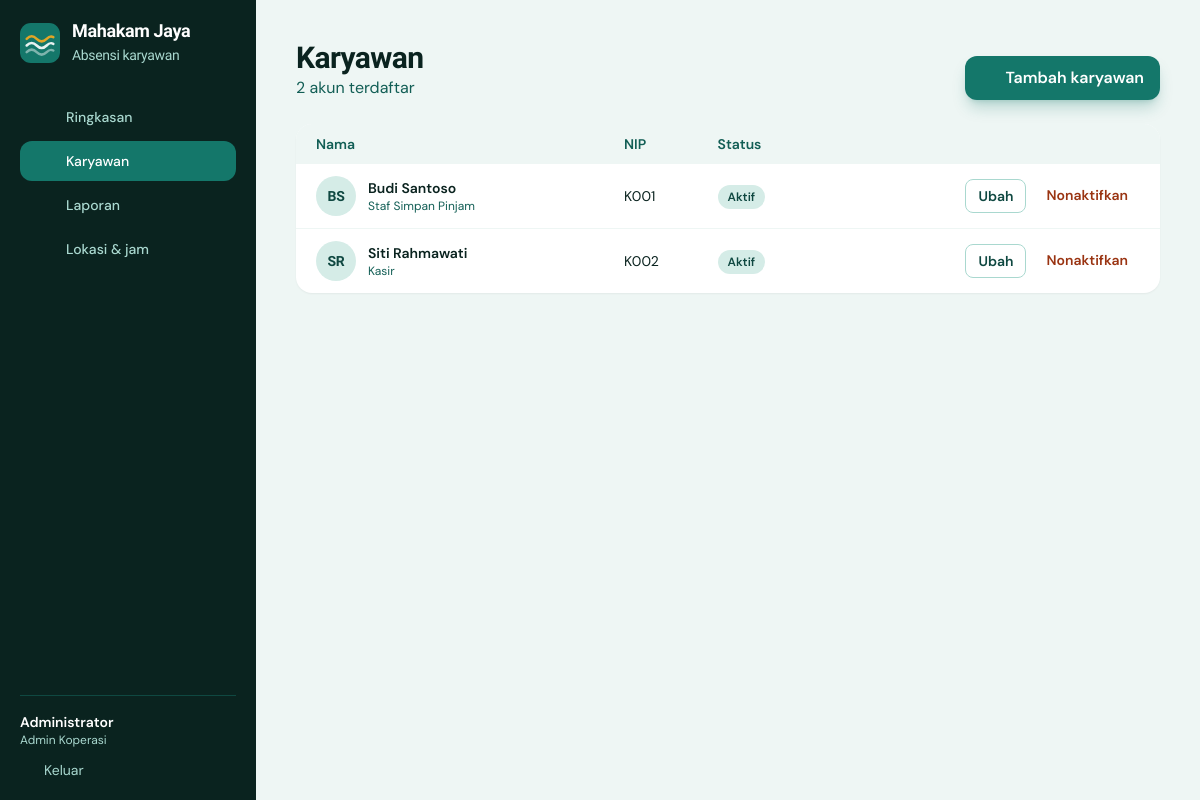
The page /admin/karyawan.php (signed in) on the database its author committed.
### tables this page shows
CREATE TABLE IF NOT EXISTS users (
  id INT UNSIGNED AUTO_INCREMENT PRIMARY KEY,
  nip VARCHAR(30) NOT NULL UNIQUE,
  nama VARCHAR(100) NOT NULL,
  jabatan VARCHAR(80) NOT NULL DEFAULT 'Staf',
  role ENUM('admin','karyawan') NOT NULL DEFAULT 'karyawan',
  password VARCHAR(255) NOT NULL,
  aktif TINYINT(1) NOT NULL DEFAULT 1,
  created_at TIMESTAMP NOT NULL DEFAULT CURRENT_TIMESTAMP
);

### admin/karyawan.php (the view, shortened to what this page needs)
<?php
require __DIR__ . '/../config/app.php';
$adm = require_login('admin');
$pdo = db();
$title = 'Karyawan'; $active = 'karyawan';
require __DIR__ . '/../includes/admin_top.php';
$rows = $pdo->query("SELECT * FROM users WHERE role='karyawan' ORDER BY aktif DESC, nama")->fetchAll();
?>
<div class="mb-6 flex flex-wrap items-end justify-between gap-3">
  <div>
    <h1 class="font-display text-3xl font-bold">Karyawan</h1>
    <p class="text-river-700"><?= count($rows) ?> akun terdaftar</p>
  </div>
  <button type="button" onclick="openForm()" class="inline-flex items-center gap-2 rounded-xl bg-river-600 px-4 py-2.5 font-semibold text-white shadow-lg shadow-river-600/25 hover:bg-river-700"><?= icon('plus', 'w-4 h-4') ?>Tambah karyawan</button>
</div>
<section class="overflow-hidden rounded-2xl bg-white shadow-sm">
  <?php if (!$rows): ?>
    <p class="p-8 text-center text-river-700">Belum ada karyawan. Tambahkan yang pertama.</p>
  <?php else: ?>
  <div class="overflow-x-auto">
    <table class="w-full text-left text-sm">
      <thead class="bg-river-50 text-river-700"><tr>
        <th class="px-5 py-2.5 font-semibold">Nama</th><th class="px-3 py-2.5 font-semibold">NIP</th><th class="px-3 py-2.5 font-semibold">Status</th><th class="px-5 py-2.5"></th>
      </tr></thead>
      <tbody class="divide-y divide-river-50">
      <?php foreach ($rows as $r): ?>
        <tr class="<?= $r['aktif'] ? '' : 'opacity-60' ?>">
          <td class="px-5 py-3">
            <div class="flex items-center gap-3">
              <span class="flex h-10 w-10 items-center justify-center rounded-full bg-river-100 font-display font-bold text-river-800"><?= e(inisial($r['nama'])) ?></span>
              <div><div class="font-semibold"><?= e($r['nama']) ?></div><div class="text-xs text-river-700"><?= e($r['jabatan']) ?></div></div>
            </div>
          </td>
          <td class="px-3 py-3 tabnum"><?= e($r['nip']) ?></td>
          <td class="px-3 py-3"><?= $r['aktif'] ? '<span class="rounded-full bg-river-100 px-2.5 py-1 text-xs font-semibold text-river-800">Aktif</span>' : '<span class="rounded-full bg-gray-100 px-2.5 py-1 text-xs font-semibold text-gray-600">Nonaktif</span>' ?></td>
          <td class="px-5 py-3">
            <div class="flex justify-end gap-2">
              <button type="button" class="rounded-lg border border-river-200 px-3 py-1.5 text-sm font-semibold text-river-800 hover:bg-river-50"
                      onclick='openForm(<?= json_encode(["id" => (int)$r["id"], "nip" => $r["nip"], "nama" => $r["nama"], "jabatan" => $r["jabatan"]], JSON_HEX_APOS | JSON_HEX_TAG | JSON_HEX_AMP | JSON_HEX_QUOT) ?>)'>Ubah</button>
              <form method="post" onsubmit="return confirm('<?= $r['aktif'] ? 'Nonaktifkan' : 'Aktifkan' ?> akun ini?')">
                <button class="rounded-lg px-3 py-1.5 text-sm font-semibold <?= $r['aktif'] ? 'text-clay-700 hover:bg-clay-50' : 'text-river-700 hover:bg-river-50' ?>"><?= $r['aktif'] ? 'Nonaktifkan' : 'Aktifkan' ?></button>
              </form>
            </div>
          </td>
        </tr>
      <?php endforeach; ?>
      </tbody>
    </table>
  </div>
  <?php endif; ?>
</section>
<?php require __DIR__ . '/../includes/admin_bottom.php'; ?>

### includes/head.php (shortened to what this page needs)
<!DOCTYPE html>
<html lang="id" class="h-full">
<head>
  <script src="https://cdn.tailwindcss.com"></script>
</head>

### includes/admin_top.php (shortened to what this page needs)
<?php
$adm = require_login('admin');
require __DIR__ . '/head.php';
$nav = [
    'index'      => ['Ringkasan', 'home', 'admin/index.php'],
    'karyawan'   => ['Karyawan', 'users', 'admin/karyawan.php'],
    'laporan'    => ['Laporan', 'file', 'admin/laporan.php'],
    'pengaturan' => ['Lokasi & jam', 'pin', 'admin/pengaturan.php'],
];
?>
<body class="min-h-full bg-river-50 text-river-950">
<div class="lg:flex min-h-screen">
  <aside class="hidden lg:flex lg:w-64 shrink-0 flex-col bg-river-950 text-river-100 p-5 sticky top-0 h-screen">
    <a href="<?= url('admin/index.php') ?>" class="flex items-center gap-3 mb-8">
      <?= logo_mark('w-10 h-10') ?>
      <span class="font-display text-lg font-bold leading-tight text-white">Mahakam Jaya<br><span class="text-sm font-medium text-river-200">Absensi karyawan</span></span>
    </a>
    <nav class="space-y-1 flex-1">
      <?php foreach ($nav as $k => [$label, $ic, $href]): ?>
        <a href="<?= url($href) ?>" class="flex items-center gap-3 rounded-xl px-3.5 py-2.5 text-sm font-medium transition <?= $active === $k ? 'bg-river-600 text-white' : 'text-river-200 hover:bg-river-900 hover:text-white' ?>">
          <?= icon($ic) ?><?= e($label) ?>
        </a>
      <?php endforeach; ?>
    </nav>
    <div class="border-t border-river-800 pt-4">
      <div class="text-sm font-semibold text-white"><?= e($adm['nama']) ?></div>
      <div class="text-xs text-river-200 mb-3"><?= e($adm['jabatan']) ?></div>
      <a href="<?= url('logout.php') ?>" class="flex items-center gap-2 text-sm text-river-200 hover:text-white"><?= icon('logout', 'w-4 h-4') ?>Keluar</a>
    </div>
  </aside>
  <div class="flex-1 min-w-0">
    <main class="p-4 sm:p-6 lg:p-10 max-w-6xl">

### config/app.php (shortened to what this page needs)
<?php
function db(): PDO
{
    static $pdo = null;
    if ($pdo === null) {
        $pdo = new PDO(
            'mysql:host=' . DB_HOST . ';dbname=' . DB_NAME . ';charset=utf8mb4',
            DB_USER,
            DB_PASS,
            [
                PDO::ATTR_ERRMODE => PDO::ERRMODE_EXCEPTION,
                PDO::ATTR_DEFAULT_FETCH_MODE => PDO::FETCH_ASSOC,
                PDO::ATTR_EMULATE_PREPARES => false,
            ]
        );
    }
    return $pdo;
}
function e(?string $s): string { return htmlspecialchars((string)$s, ENT_QUOTES, 'UTF-8'); }
function url(string $path = ''): string { return BASE_URL . '/' . ltrim($path, '/'); }
function current_user(): ?array
{
    static $cache = false;
    if ($cache !== false) return $cache;
    $st = db()->prepare('SELECT id, nip, nama, jabatan, role FROM users WHERE id = ? AND aktif = 1');
    $st->execute([$_SESSION['uid']]);
    return $cache = ($st->fetch() ?: null);
}
function require_login(?string $role = null): array
{
    $u = current_user();
    return $u;
}
function inisial(string $nama): string
{
    $w = preg_split('/\s+/', trim($nama));
    return strtoupper(mb_substr($w[0], 0, 1) . (isset($w[1]) ? mb_substr($w[1], 0, 1) : ''));
}
function icon(string $name, string $cls = 'w-5 h-5'): string
{
    $p = [
        'home'    => '<path d="m3 9 9-7 9 7v11a2 2 0 0 1-2 2H5a2 2 0 0 1-2-2z"/><polyline points="9 22 9 12 15 12 15 22"/>',
        'users'   => '<path d="M16 21v-2a4 4 0 0 0-4-4H6a4 4 0 0 0-4 4v2"/><circle cx="9" cy="7" r="4"/><path d="M22 21v-2a4 4 0 0 0-3-3.87"/><path d="M16 3.13a4 4 0 0 1 0 7.75"/>',
        'file'    => '<path d="M14 2H6a2 2 0 0 0-2 2v16a2 2 0 0 0 2 2h12a2 2 0 0 0 2-2V8z"/><polyline points="14 2 14 8 20 8"/><line x1="16" y1="13" x2="8" y2="13"/><line x1="16" y1="17" x2="8" y2="17"/>',
        'pin'     => '<path d="M20 10c0 6-8 12-8 12s-8-6-8-12a8 8 0 0 1 16 0Z"/><circle cx="12" cy="10" r="3"/>',
        'clock'   => '<circle cx="12" cy="12" r="10"/><polyline points="12 6 12 12 16 14"/>',
        'logout'  => '<path d="M9 21H5a2 2 0 0 1-2-2V5a2 2 0 0 1 2-2h4"/><polyline points="16 17 21 12 16 7"/><line x1="21" y1="12" x2="9" y2="12"/>',
        'camera'  => '<path d="M14.5 4h-5L7 7H4a2 2 0 0 0-2 2v9a2 2 0 0 0 2 2h16a2 2 0 0 0 2-2V9a2 2 0 0 0-2-2h-3z"/><circle cx="12" cy="13" r="3"/>',
        'calendar'=> '<rect x="3" y="4" width="18" height="18" rx="2"/><line x1="16" y1="2" x2="16" y2="6"/><line x1="8" y1="2" x2="8" y2="6"/><line x1="3" y1="10" x2="21" y2="10"/>',
        'check'   => '<polyline points="20 6 9 17 4 12"/>',
        'download'=> '<path d="M21 15v4a2 2 0 0 1-2 2H5a2 2 0 0 1-2-2v-4"/><polyline points="7 10 12 15 17 10"/><line x1="12" y1="15" x2="12" y2="3"/>',
        'x'       => '<line x1="18" y1="6" x2="6" y2="18"/><line x1="6" y1="6" x2="18" y2="18"/>',
        'plus'    => '<line x1="12" y1="5" x2="12" y2="19"/><line x1="5" y1="12" x2="19" y2="12"/>',
    ];
    return '<svg class="' . $cls . '" viewBox="0 0 24 24" fill="none" stroke="currentColor" stroke-width="2" stroke-linecap="round" stroke-linejoin="round" aria-hidden="true">' . ($p[$name] ?? '') . '</svg>';
}
function logo_mark(string $cls = 'w-10 h-10'): string
{
    return '<svg class="' . $cls . '" viewBox="0 0 48 48" aria-hidden="true"><rect width="48" height="48" rx="13" fill="#14776A"/>'
        . '<path d="M8 19c4-4 8-4 12 0s8 4 12 0 6-3 8-2" fill="none" stroke="#E0A526" stroke-width="3" stroke-linecap="round"/>'
        . '<path d="M8 27c4-4 8-4 12 0s8 4 12 0 6-3 8-2" fill="none" stroke="#fff" stroke-width="3" stroke-linecap="round" opacity=".9"/>'
        . '<path d="M8 35c4-4 8-4 12 0s8 4 12 0 6-3 8-2" fill="none" stroke="#fff" stroke-width="3" stroke-linecap="round" opacity=".45"/></svg>';
}

### includes/admin_bottom.php (shortened to what this page needs)
    </main>
  </div>
</div>
</body>
</html>

### includes/head.php (style rules this page uses)
body { font-family: 'DM Sans', system-ui, sans-serif; -webkit-font-smoothing: antialiased; }
.font-display { font-family: 'Bricolage Grotesque', 'DM Sans', sans-serif; letter-spacing: -0.02em; }
.tabnum { font-variant-numeric: tabular-nums; }

### rows shown on the page
users: nama "Administrator", jabatan "Admin Koperasi"
users: nama "BS", nama "Budi Santoso", jabatan "Staf Simpan Pinjam", nip "K001", aktif "Aktif"
users: nama "SR", nama "Siti Rahmawati", jabatan "Kasir", nip "K002", aktif "Aktif"

### other values the page prints
$label "Ringkasan"
$label "Karyawan"
$label "Laporan"
$label "Lokasi & jam"
count($rows) "2"
